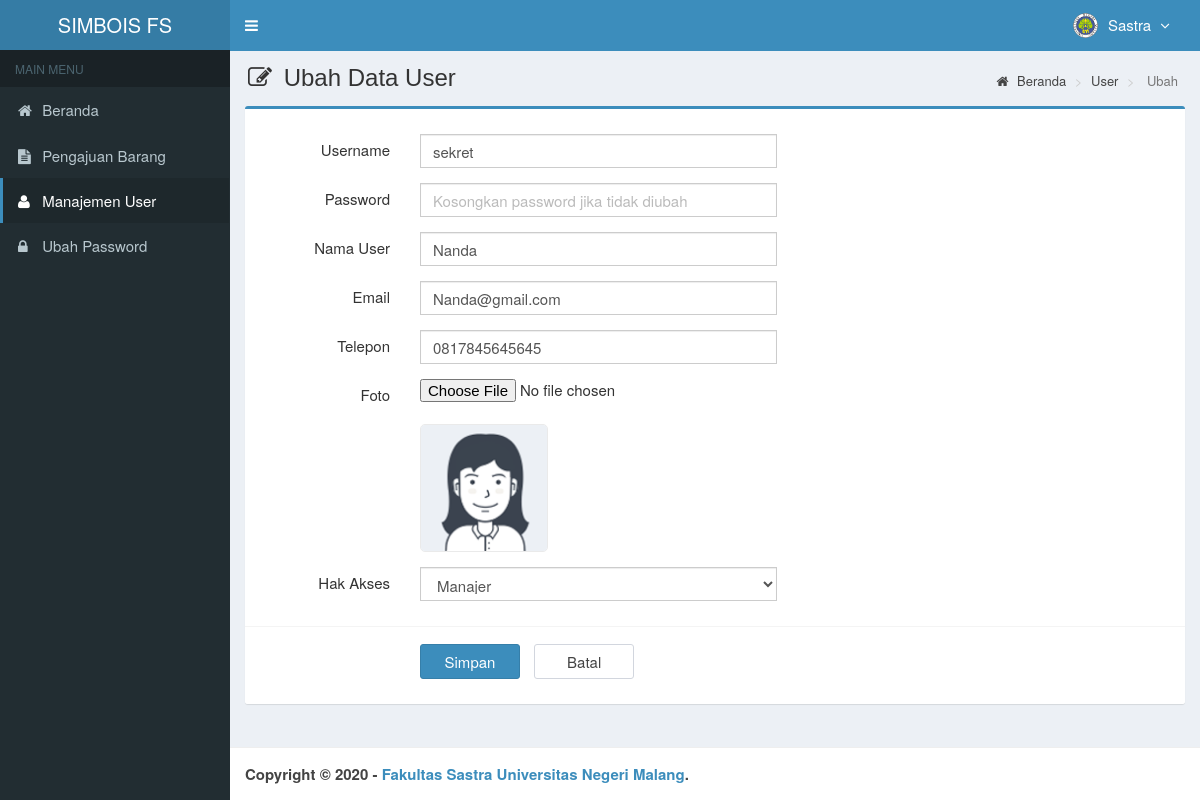
The app's page /main.php?module=form_user&form=edit&id=2 (signed in) with its own data.
### tables this page shows
CREATE TABLE `is_users` (
  `id_user` smallint(6) NOT NULL,
  `username` varchar(50) NOT NULL,
  `nama_user` varchar(50) NOT NULL,
  `password` varchar(50) NOT NULL,
  `email` varchar(50) DEFAULT NULL,
  `telepon` varchar(13) DEFAULT NULL,
  `foto` varchar(100) DEFAULT NULL,
  `hak_akses` enum('Super Admin','Manajer','Gudang') NOT NULL,
  `status` enum('aktif','blokir') NOT NULL DEFAULT 'aktif',
  `created_at` timestamp NOT NULL DEFAULT current_timestamp(),
  `updated_at` timestamp NOT NULL DEFAULT current_timestamp() ON UPDATE current_timestamp()
);

### modules/user/form.php (the view, shortened to what this page needs)
<?php
if ($_GET['form']=='add') { ?>
  <section class="content-header">
    <h1>
      <i class="fa fa-edit icon-title"></i> Input User
    </h1>
    <ol class="breadcrumb">
      <li><a href="?module=home"><i class="fa fa-home"></i> Beranda </a></li>
      <li><a href="?module=user"> User </a></li>
      <li class="active"> Input </li>
    </ol>
  </section>
  <section class="content">
    <div class="row">
      <div class="col-md-12">
        <div class="box box-primary">
          <form role="form" class="form-horizontal" method="POST" action="modules/user/proses.php?act=insert" enctype="multipart/form-data">
            <div class="box-body">
              <div class="form-group">
                <label class="col-sm-2 control-label">Username</label>
                <div class="col-sm-5">
                  <input type="text" class="form-control" name="username" autocomplete="off" required>
                </div>
              </div>
              <div class="form-group">
                <label class="col-sm-2 control-label">Password</label>
                <div class="col-sm-5">
                  <input type="password" class="form-control" name="password" autocomplete="off" required>
                </div>
              </div>
              <div class="form-group">
                <label class="col-sm-2 control-label">Nama User</label>
                <div class="col-sm-5">
                  <input type="text" class="form-control" name="nama_user" autocomplete="off" required>
                </div>
              </div>
              <div class="form-group">
                <label class="col-sm-2 control-label">Hak Akses</label>
                <div class="col-sm-5">
                  <select class="form-control" name="hak_akses" required>
                    <!-- <option value=""></option>
                    <option value="Super Admin">Super Admin</option>
                    <option value="Manajer">Manajer</option> -->
                    <option value="Gudang">Gudang</option>
                  </select>
                </div>
              </div>
            </div>
            <div class="box-footer">
              <div class="form-group">
                <div class="col-sm-offset-2 col-sm-10">
                  <input type="submit" class="btn btn-primary btn-submit" name="simpan" value="Simpan">
                  <a href="?module=user" class="btn btn-default btn-reset">Batal</a>
                </div>
              </div>
            </div>
          </form>
        </div>
      </div>
    </div>
  </section>
<?php
}
elseif ($_GET['form']=='edit') {
  	if (isset($_GET['id'])) {
      $query = mysqli_query($mysqli, "SELECT * FROM is_users WHERE id_user='$_GET[id]'")
                                      or die('Ada kesalahan pada query tampil data user : '.mysqli_error($mysqli));
      $data  = mysqli_fetch_assoc($query);
  	}
?>
  <section class="content-header">
    <h1>
      <i class="fa fa-edit icon-title"></i> Ubah Data User
    </h1>
    <ol class="breadcrumb">
      <li><a href="?module=home"><i class="fa fa-home"></i> Beranda</a></li>
      <li><a href="?module=user"> User </a></li>
      <li class="active"> Ubah </li>
    </ol>
  </section>
  <section class="content">
    <div class="row">
      <div class="col-md-12">
        <div class="box box-primary">
          <form role="form" class="form-horizontal" method="POST" action="modules/user/proses.php?act=update" enctype="multipart/form-data">
            <div class="box-body">
              <div class="form-group">
                <label class="col-sm-2 control-label">Username</label>
                <div class="col-sm-5">
                  <input type="text" class="form-control" name="username" autocomplete="off" value="<?php echo $data['username']; ?>" required>
                </div>
              </div>
              <div class="form-group">
                <label class="col-sm-2 control-label">Password</label>
                <div class="col-sm-5">
                  <input type="password" class="form-control" name="password" autocomplete="off" placeholder="Kosongkan password jika tidak diubah">
                </div>
              </div>
              <div class="form-group">
                <label class="col-sm-2 control-label">Nama User</label>
                <div class="col-sm-5">
                  <input type="text" class="form-control" name="nama_user" autocomplete="off" value="<?php echo $data['nama_user']; ?>" required>
                </div>
              </div>
              <div class="form-group">
                <label class="col-sm-2 control-label">Email</label>
                <div class="col-sm-5">
                  <input type="email" class="form-control" name="email" autocomplete="off" value="<?php echo $data['email']; ?>">
                </div>
              </div>
              <div class="form-group">
                <label class="col-sm-2 control-label">Telepon</label>
                <div class="col-sm-5">
                  <input type="text" class="form-control" name="telepon" autocomplete="off" maxlength="13" onKeyPress="return goodchars(event,'0123456789',this)" value="<?php echo $data['telepon']; ?>">
                </div>
              </div>
            <div class="form-group">
                <label class="col-sm-2 control-label">Foto</label>
                <div class="col-sm-5">
                  <input type="file" name="foto">
                  <br/>
                <?php
                if ($data['foto']=="") { ?>
                  <img style="border:1px solid #eaeaea;border-radius:5px;" src="images/user/user-default.png" width="128">
                <?php
                }
                else { ?>
                  <img style="border:1px solid #eaeaea;border-radius:5px;" src="images/user/<?php echo $data['foto']; ?>" width="128">
                <?php
                }
                ?>
                </div>
              </div>
              <div class="form-group">
                <label class="col-sm-2 control-label">Hak Akses</label>
                <div class="col-sm-5">
                  <select class="form-control" name="hak_akses" required>
                    <option value="<?php echo $data['hak_akses']; ?>"><?php echo $data['hak_akses']; ?></option>
                  </select>
                </div>
              </div>
            </div>
            <div class="box-footer">
              <div class="form-group">
                <div class="col-sm-offset-2 col-sm-10">
                  <input type="submit" class="btn btn-primary btn-submit" name="simpan" value="Simpan">
                  <a href="?module=user" class="btn btn-default btn-reset">Batal</a>
                </div>
              </div>
            </div>
          </form>
        </div>
      </div>
    </div>
  </section>
<?php
}
?>

### top-menu.php (shortened to what this page needs)
<?php
require_once "config/database.php";
$query = mysqli_query($mysqli, "SELECT id_user, nama_user, foto, hak_akses FROM is_users WHERE id_user='$_SESSION[id_user]'")
                                or die('Ada kesalahan pada query tampil Manajemen User: '.mysqli_error($mysqli));
$data = mysqli_fetch_assoc($query);
?>
<li class="dropdown user user-menu">
  <a href="#" class="dropdown-toggle" data-toggle="dropdown">
  <?php
  if ($data['foto']=="") { ?>
    <img src="images/user/user-default.png" class="user-image" alt="User Image"/>
  <?php
  }
  else { ?>
    <img src="images/user/<?php echo $data['foto']; ?>" class="user-image" alt="User Image"/>
  <?php
  }
  ?>
    <span class="hidden-xs"><?php echo $data['nama_user']; ?> <i style="margin-left:5px" class="fa fa-angle-down"></i></span>
  </a>
</li>

### assets/css/style.css (style rules this page uses)
.form-horizontal .control-label { margin-bottom: 0; padding-top: 5px; text-align: right; }
label { display: inline-block; font-size: 15px; font-weight: 400; margin-bottom: 5px; max-width: 100%; }
.form-control { background-color: #fff; background-image: none; border: 1px solid #ccc; border-radius: 4px; box-shadow: 0 1px 1px rgba(0, 0, 0, 0.075) inset; color: #555; display: block; font-size: 15px; height: 34px; line-height: 1.42857; padding: 6px 12px; transition: border-color 0.15s ease-in-out 0s, box-shadow 0.15s ease-in-out 0s; width: 100%; }
.btn-default { background-color: #fff; border-color: #d2d6de; color: #444; }
.content-header { padding: 15px 18px 0; position: relative; }
.content-header > .breadcrumb { background: transparent none repeat scroll 0 0; border-radius: 2px; float: right; font-size: 13px; margin-bottom: 0; margin-top: 0; padding: 7px 12px; position: absolute; right: 10px; top: 15px; }
.btn-submit { width: 100px; margin-top: 7px; margin-right: 10px; font-size: 15px; }
.btn-reset { width: 100px; margin-top: 7px; font-size: 15px; }
.icon-title { margin-right: 5px; }
body { background-color: #fff; color: #333; font-size: 15px; line-height: 1.42857; }

### records on screen
is_users: foto (picture), nama_user "Sastra"
is_users: username "sekret", nama_user "Nanda", email "Nanda@gmail.com", telepon "0817845645645", foto (picture), hak_akses "Manajer"
